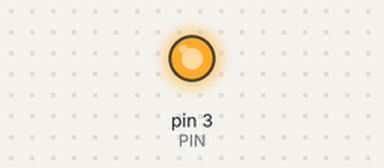
Simulated run of this sketch. Board: Arduino Uno, built with avr-gcc and run on an emulated ATmega328P. Parts: output pins drawn as LEDs (lit = HIGH).

Above: at 0.1 s.
Timing chart, 0 to 1.6 s (numbered marks = the images above):
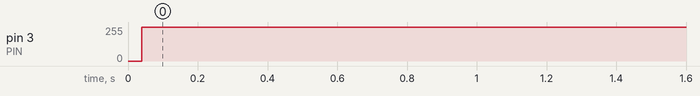

Measured:
- by itself, pin 3 (PIN): 0/255 → 255/255 at 0.04 s

The sketch:

OneShift.ino
```cpp
#include "OneShift.h"

#define PIN 3

OneShift Shift(PIN);

void setup() {
  Shift.Out(0b01010101);
}

void loop() {

}
```

OneShift.cpp
```cpp
/*
  OneShift.h - Library for 1-wire shift registers interface.
  Created by Hrastovc, June 16, 2016.
  Source: http://www.romanblack.com/shift1.htm
  Released into the public domain.
*/

#include "Arduino.h"
#include "OneShift.h"

OneShift::OneShift(byte _pin){
  init(_pin);
}

void OneShift::init(byte _pin){
  pinMode(_pin, OUTPUT);
  digitalWrite(_pin, HIGH);
  bit = digitalPinToBitMask(_pin);
  uint8_t port = digitalPinToPort(_pin);
  out = portOutputRegister(port);
}

void OneShift::Out(byte Byte){
  byte BitOfByte;
  for(int i = 128; i > 1; i = i / 2){
    BitOfByte = Byte & i;
    if(BitOfByte > 0){
      Bit(1);
    }else{
      Bit(0);
    }
  }
  LastBit();
}

void OneShift::Bit(boolean Bit){
  if(Bit == 1){
    *out &= ~bit;
    *out |= bit;
    delayMicroseconds(15);
  }else{
    *out &= ~bit;
    delayMicroseconds(15);
    *out |= bit;
    delayMicroseconds(30);
  }
}

void OneShift::LastBit(){
  *out &= ~bit;
  delayMicroseconds(200);
  *out |= bit;
  delayMicroseconds(300);
}
```

OneShift.h
```cpp
/*
  OneShift.h - Library for 1-wire shift registers interface.
  Created by Hrastovc, June 16, 2016.
  Source: http://www.romanblack.com/shift1.htm
  Released into the public domain.
*/

#ifndef OneShift_h
#define OneShift_h

#include "Arduino.h"

class OneShift
{
  public:
    OneShift(byte _pin);
    void Out(byte Byte);
    void init(byte pin);
  private:
    void Bit(boolean Bit);
    void LastBit();
    uint8_t bit;
    volatile uint8_t *out;
};

#endif
```
